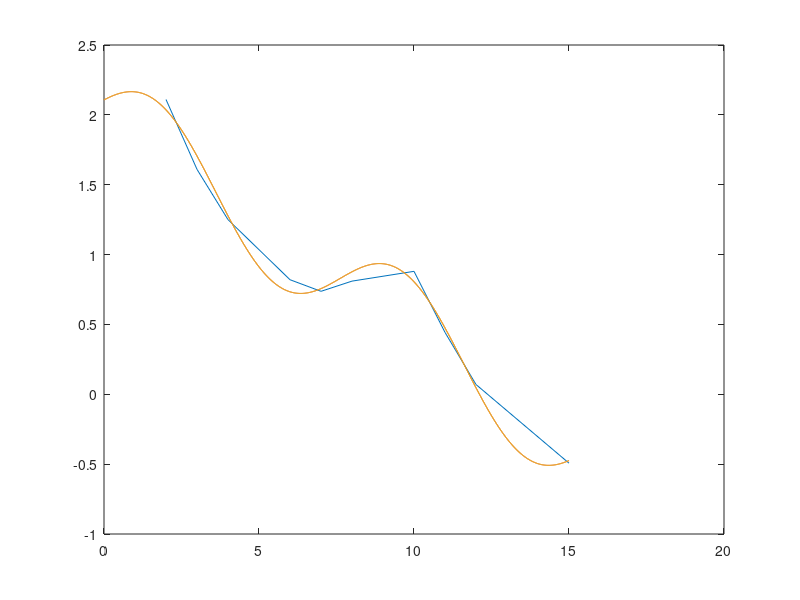

Here is the MATLAB script that generated this plot:
%% Init
clear
clc

%% the good stnuff
tn = [2 3 4 6 7 8 10 11 12 15];
yn = [2.11 1.61 1.25 0.820 0.737 0.810 0.880 0.443 0.070 -0.493];
w = 2*pi/8;
N = numel(tn);
papa_matrice = inv([
                [N sum(tn) sum(cos(w.*tn)) sum(sin(w.*tn))];
                [sum(tn) sum(tn.^2) sum(tn.*cos(w.*tn)) sum(tn.*sin(w.*tn))];
                [sum(cos(w.*tn)) sum(cos(w.*tn).*tn) sum(cos(w.*tn).^2) sum(cos(w.*tn).*sin(w.*tn))];
                [sum(sin(w.*tn)) sum(sin(w.*tn).*tn) sum(sin(w.*tn).*cos(w.*tn)) sum(sin(w.*tn).^2)]
               ])
matrix_y = [sum(yn); sum(tn.*yn); sum(cos(w.*tn).*yn); sum(sin(w.*tn).*yn)]

a = papa_matrice * matrix_y

t = linspace(0,15,1000);
test = a(1) + a(2).*t + a(3).*cos(w.*t) + a(4).*sin(w.*t);
res = 1.9998 - 0.1538.*t + 0.1074*cos(w.*t) + 0.3434*sin(w.*t);
%% Ploting
plot(tn,yn,t,res,t,test)